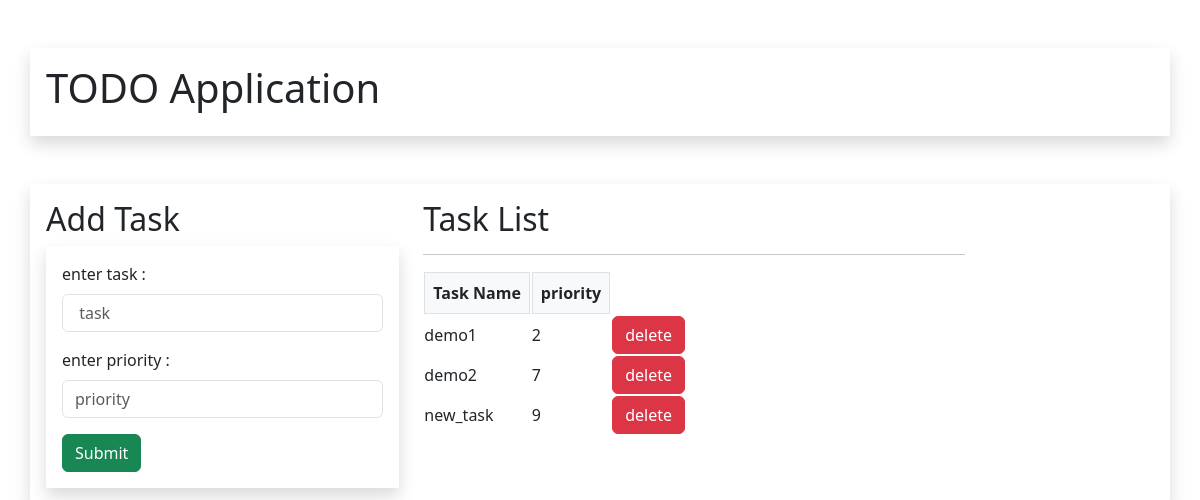
/, run on an earlier commit of the app's database.
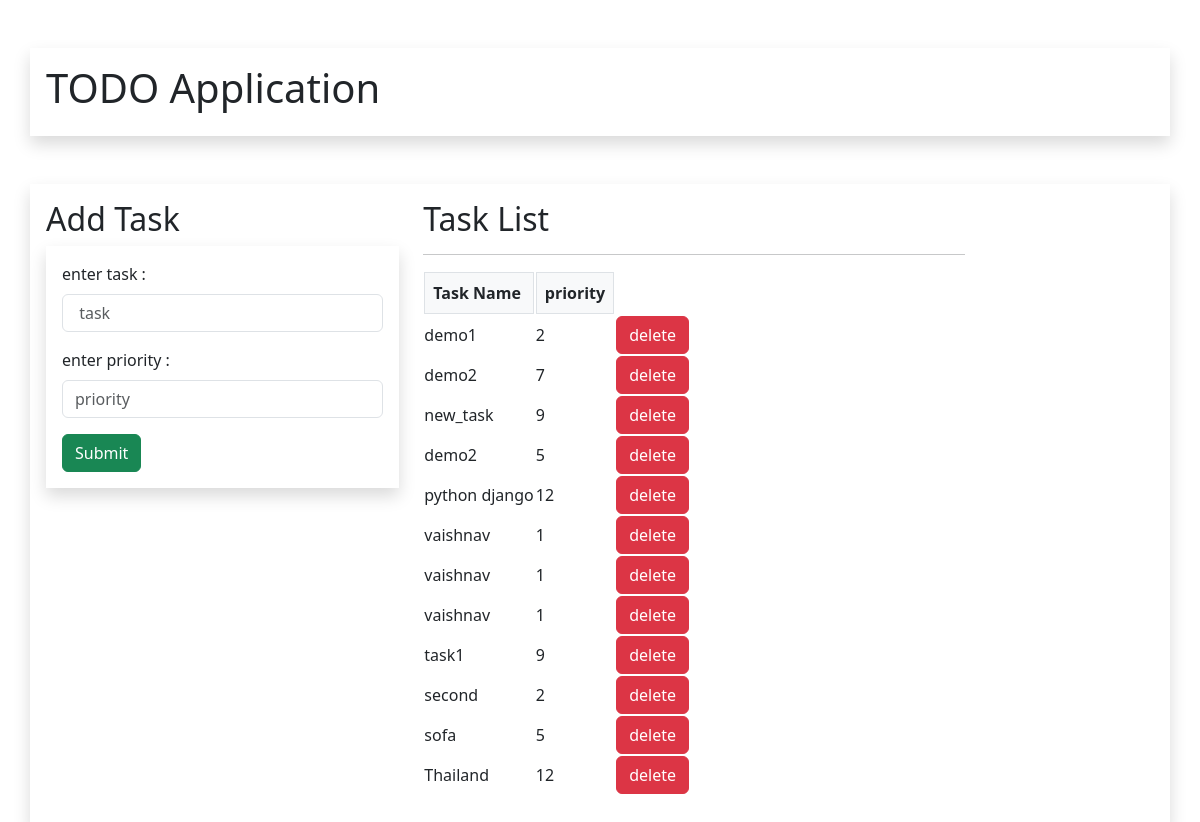
And on a later commit of the database.
### todo_app/models.py (models this page shows, shortened)
class Task(models.Model):
    name = models.CharField(max_length=100)
    priority = models.IntegerField()

### todo_app/views.py (the view)
# urls.py: 2. Add a URL to urlpatterns:  path('', views.home, name='home')
def home(request):
    if request.method == 'POST':
        name = request.POST.get('name')
        priority = request.POST.get('priority')
        obj = Task(name=name, priority=priority)
        obj.save()
    obj = Task.objects.all()
    return render(request, 'home.html', {'obj': obj})

### templates/home.html (shortened to what this page needs)
{% extends 'base.html' %}
{% block content %}
    <div class="container mt-5 p-3 shadow">
        <h1>TODO Application</h1>
    </div>
     <div class="container mt-5 p-3 shadow">
        <div class="row">
            <div class="col-md-4">
                 <h2>Add Task</h2>
                <form method="post" class="p-3 shadow">
                     <div class="mb-3">
                         <label class="form-label ">enter task : </label>
                         <input class="form-control"  type="text" placeholder=" task" name="name">
                     </div>
                    <div class="mb-3">
                         <label class="form-label ">enter priority : </label>
                         <input type="text" class="form-control" placeholder="priority" name="priority">
                     </div>
                    <input class="btn btn-success"  type="submit">
                </form>
            </div>
            <div class="col-md-6">
                 <h2>Task List</h2>
                 <hr>
                 <div class="mb-3">
                    <table>
                        <tr>
                            <th><div class="p-2 border bg-light">Task Name</div></th>
                            <th><div class="p-2 l-3 border bg-light">priority</div></th>
                        </tr>
                        <tbody>
                            {% for i in obj %}
                            <tr>
                                <td>{{i.name}}</td>
                                <td>{{i.priority}}</td>
                                <td><a href="{% url 'delete' i.id %}"><button class="btn btn-danger ">delete</button></a></td>
                            </tr>
                            {% endfor %}
                        </tbody>
                    </table>
                 </div>
            </div>
        </div>
     </div>
{% endblock %}

### templates/base.html (shortened to what this page needs)
<!DOCTYPE html>
<html lang="en">
<head>
    <link href="https://cdn.jsdelivr.net/npm/bootstrap@5.3.2/dist/css/bootstrap.min.css" rel="stylesheet">
</head>
<body>
{% block content %}
{% endblock %}
</body>
</html>

What changed in the data, as far as the page shows it:
added Task: name "demo2", priority "5"
added Task: name "python django", priority "12"
added Task: name "vaishnav", priority "1"
added Task: name "vaishnav", priority "1"
added Task: name "vaishnav", priority "1"
added Task: name "task1", priority "9"
added Task: name "second", priority "2"
added Task: name "sofa", priority "5"
added Task: name "Thailand", priority "12"
